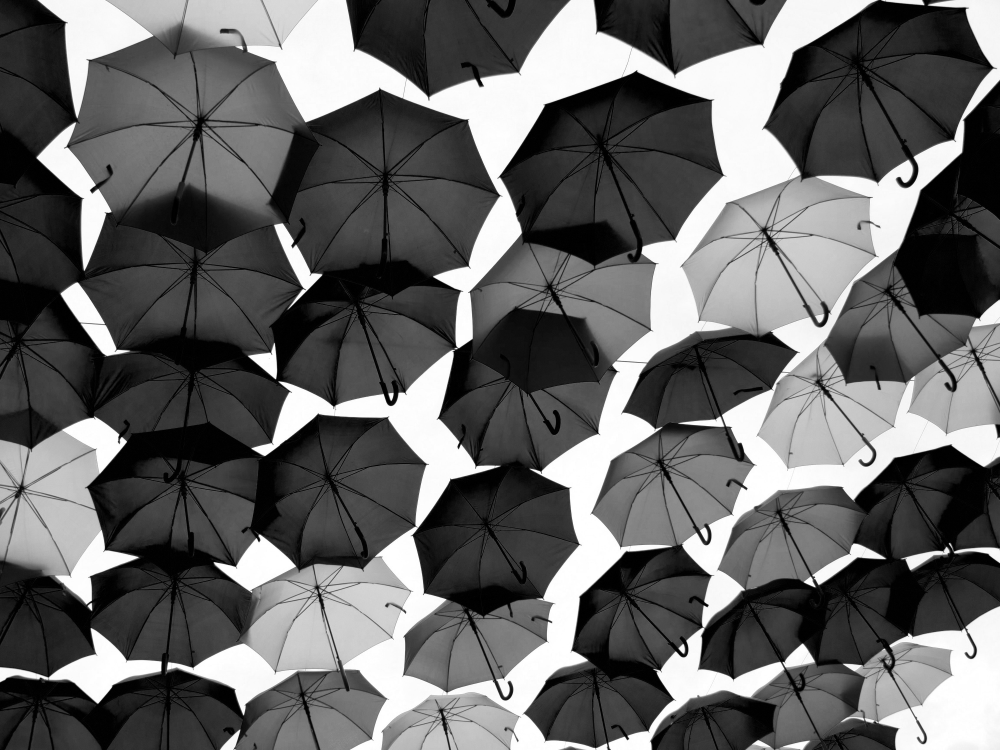
//> input picture npp_erosion/img1.jpeg, 4000 x 3000 px, given in place of my_video.mp4, which was not available (shown at 1/4 size)
$ ./optflow   (built with g++ and OpenCV 4)
//> lines starting //> are read from the running program, lines starting //| are printed output that depends on the picture; after the words box and inside, x2 and y2 are one past the last pixel; in counts of white or black regions, pixels touching at a corner belong together; pictures that were not available may be replaced by others from this repository, and a replacement may not be noted

#include <stdio.h>
#include <opencv2/opencv.hpp>
#include <opencv2/features2d/features2d.hpp>
#include <opencv2/video/video.hpp>
#include <opencv2/highgui/highgui.hpp>
#include <opencv2/imgproc/imgproc.hpp>
#include <opencv2/calib3d/calib3d.hpp>
#include <opencv2/tracking.hpp>
#include <stdlib.h>

using namespace cv;
using namespace std;


int main() {

	cv::Mat frame, frame_prev;
	int opening_size = 5;
	int closing_size = 5;
	int detect_interval = 8;
	int frame_idx = 0;

	std::vector<std::vector<cv::Point> > contours;
   	std::vector<cv::Vec4i> hierarchy;

	std::vector<std::vector<cv::Point2f> > tracks;

	std::vector<cv::Point2f> p0, p1, p0r, p;
	std::vector<uchar> status;
	std::vector<float> err;
	std::vector<int> good;

   	std::vector<Scalar> colors;
   	std::vector<Scalar> new_colors;
    RNG rng;

    TermCriteria criteria = TermCriteria((TermCriteria::COUNT) + (TermCriteria::EPS), 10, 0.03);


	cv::VideoCapture video("my_video.mp4");

	if (!video.isOpened()) {

        std::cout << "Error: Unable to open file" << std::endl;
        return false;
    }


	while (1) {

		if (!video.read(frame))
			break;
//> frame is the input picture: 3000 rows x 4000 cols, CV_8UC3; min 0, max 255, mean 102.3


		// ***********Image Pre-Processing Operations***********


		// Crop frame

		Rect Rec(430, 530, 1280, 780);     //x,y,width,height
		rectangle(frame, Rec, Scalar(255), 1, 8, 0);

		frame = frame(Rec);
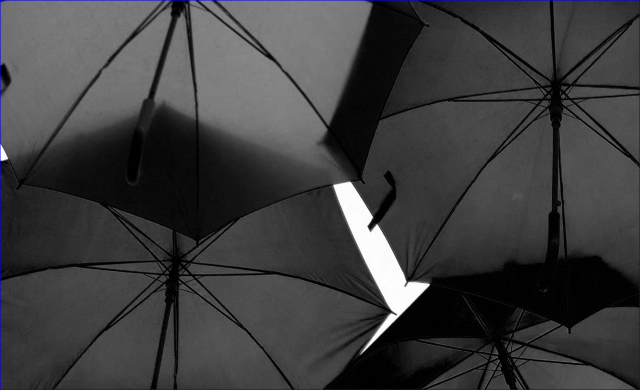
//> frame: 780 rows x 1280 cols, CV_8UC3 (shown at 1/2 size); mean B, G, R 62.4, 61.3, 61.3

		Mat vis = frame.clone();  // for visualization

		// Add mask

		cv::Rect roi(440,  530, 360, 280);

		rectangle(frame, roi, Scalar(100,100,100),-1);
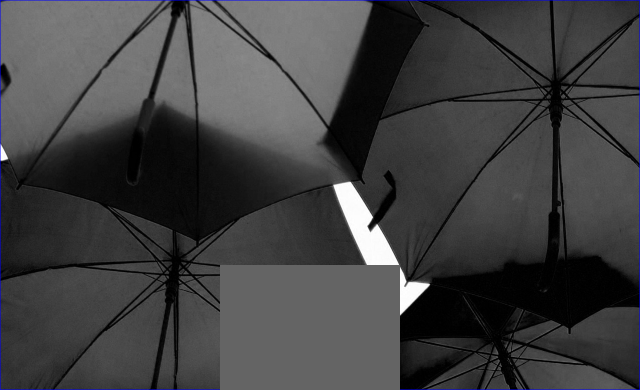
//> frame: 780 rows x 1280 cols, CV_8UC3 (shown at 1/2 size); 9.01% of pixels changed, all inside (x1, y1, x2, y2) = (440, 530, 800, 780)

		// Perform operations

		cv::cvtColor(frame, frame, COLOR_BGR2GRAY);
//> frame: 780 rows x 1280 cols, CV_8UC1

		// CLAHE

		Ptr<CLAHE> clahe = createCLAHE();

		clahe->setClipLimit(5);

		clahe->apply(frame, frame);
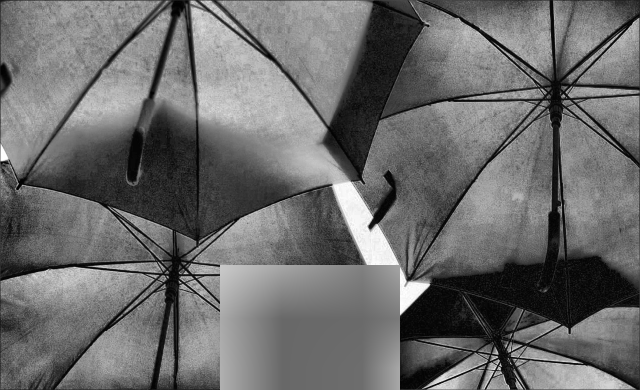
//> frame: 780 rows x 1280 cols, CV_8UC1 (shown at 1/2 size); min 0, max 255, mean 107.5

		// Otsu Threshold

		threshold(frame, frame, 0, 255, THRESH_BINARY | THRESH_OTSU);
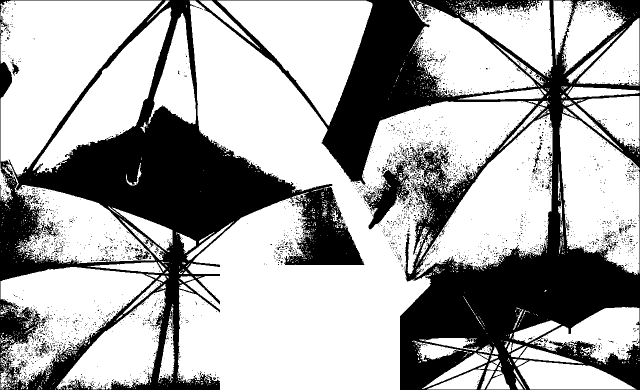
//> frame: 780 rows x 1280 cols, CV_8UC1 (shown at 1/2 size); 66.7% white; 3150 black regions (3086 under 20 px), largest, box (x1, y1, x2, y2) and area: (0, 0, 1280, 780) 315213, (726, 320, 820, 459) 4535, (77, 685, 100, 713) 230

		// Morphological Opening

		Mat open_element = getStructuringElement(MORPH_CROSS, Size(2*opening_size+1, 2*opening_size+1), Point(opening_size, opening_size));

		morphologyEx(frame, frame, MORPH_OPEN, open_element);

		// Morphological Closing

		Mat close_element = getStructuringElement(MORPH_CROSS, Size(2*closing_size+1, 2*closing_size+1), Point(closing_size, closing_size));

		morphologyEx(frame, frame, MORPH_CLOSE, close_element);
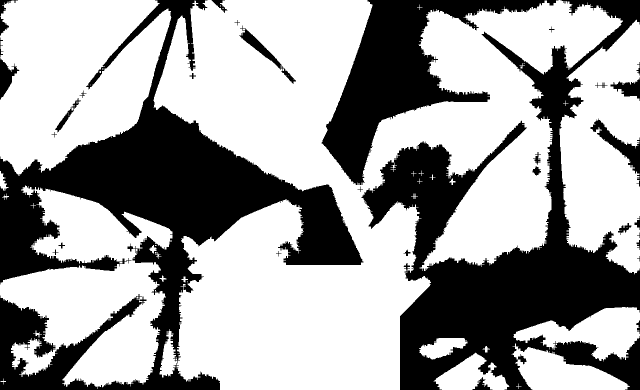
//> frame: 780 rows x 1280 cols, CV_8UC1 (shown at 1/2 size); 63.6% white; 34 black regions (2 under 20 px)


		if (!tracks.empty()) {


			// ***********Calculate optical flow***********


			//track last position of points, in forward and backward direction
			// in order to find points that were predicted correctly

			p0.clear();

			for (auto i = 0; i < tracks.size(); i++ ) {

				p0.push_back(tracks[i].back());

			}

			calcOpticalFlowPyrLK(frame_prev, frame, p0, p1, status, err, Size(31,31), 2, criteria);

			calcOpticalFlowPyrLK(frame, frame_prev, p1, p0r, status, err, Size(31,31), 2, criteria);


			//  keep only good matches

			// The absolute difference is calculated between initial points (p0) and the backwards predicted points (p0r).
			// if the value is below one then the points were predicted correctly, if not it is a "bad" point.

			good.clear();

			for (auto i = 0; i < p0.size(); i++) {

				double dist = max(abs(p0[i].x-p0r[i].x), abs(p0[i].y-p0r[i].y));

				if ((dist < 1) && (status[i])) {

					good.push_back(1);
				}
				else {
					good.push_back(0);
				}

			}

			// append only new good locations to existing tracked points

			std::vector<std::vector<cv::Point2f> > new_tracks;

			new_tracks.clear();
			new_colors.clear();

			for (auto i = 0; i < tracks.size(); i++) {

				if (!good[i]) {
					continue;
				}

				new_tracks.push_back(tracks[i]);
				new_colors.push_back(colors[i]);
			}


			int k=0;

			for (int j = 0; j < p1.size(); j++) {

				if (!good[j]) {
					continue;
				}

				new_tracks[k].push_back(p1[j]);

				k++;
			}

			tracks = new_tracks;

			colors = new_colors;

    		// draw latest points and their tracks

			for (auto i = 0; i < tracks.size(); i++) {

				circle(vis, tracks[i].back(), 3, Scalar(0,0,0), -1);

    			for (auto j = 0; j < tracks[i].size()-1; j++) {

					line(vis, tracks[i][j], tracks[i][j+1], colors[i], 1.5);
    			}
			}

		}

		// display number of tracked points

		putText(vis, format("track count: %ld", tracks.size()), cv::Point(10, vis.rows / 2), cv::FONT_HERSHEY_DUPLEX,
            1.0,
            CV_RGB(0, 255, 0), //font color
           2);
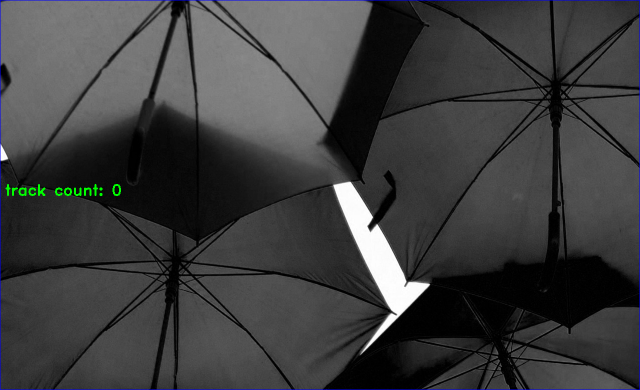
//> vis: 780 rows x 1280 cols, CV_8UC3 (shown at 1/2 size); 0.17% of pixels changed, all inside (x1, y1, x2, y2) = (11, 368, 242, 392)


		// Every 'detect_interval' frames, the contours get updated


		if ((frame_idx % detect_interval == 0) || (tracks.empty())) {


			// ***********Detect objects/contours***********


			findContours(frame, contours, hierarchy, RETR_LIST, CHAIN_APPROX_SIMPLE);
//> contours = 95 contours, 62 with area under 20; largest, box (x1, y1, x2, y2) and area: (307, 0, 1246, 780) 376458, (0, 0, 343, 352) 87316, (0, 370, 345, 778) 74867, (1119, 39, 1280, 549) 54960, (1027, 614, 1280, 723) 13190

			// Compute the centers of the contours/blobs

			std::vector<cv::Moments> mu(contours.size());
//> mu = 95 items

			for (int i = 0; i<contours.size(); i++ ) {
				mu[i] = moments( contours[i], false );
			}
//> this loop made 95 passes

			// Get the centroid of figures

			std::vector<cv::Point2f> mc(contours.size());

			for (int i = 0; i<contours.size(); i++) {

				if (mu[i].m00 != 0) {
					mc[i] = Point2f( mu[i].m10/mu[i].m00 , mu[i].m01/mu[i].m00 );
				}
			}

			// Make centroids feature points

			p.clear();

			for (int i = 0; i<contours.size(); i++) {

				p.push_back(mc[i]);

			}
//> after the loop, p = 95 Points (x, y), first 12: [1037, 772], [0, 0], [6, 762.5], [0, 0], [352.5, 719], [352.5, 715.5], [1044, 718.1], [940, 752.2], [972, 698.3], [1112.5, 688.5], [1123.2, 746.3], [883.9, 694.5]

			std::vector<cv::Point2f> v1;
			std::vector<cv::Point2f> neighbor_p;
			std::vector<cv::Point2f> p_new;
			std::vector<cv::Point2f> p_unique;
			cv::Point2f mo_point;
			double mo_x, mo_y;
			double dist1;
			int match;

			p_unique.clear();

			// Keep only unique new points

			if (!p.empty()) {

				if (!tracks.empty()) {

					for (auto i = 0; i<p.size(); i++) {

						match = 0;

						for (auto j = 0; j<tracks.size(); j++) {

							dist1 = cv::norm(p[i]-tracks[j].back());

							if (dist1 < 13) {

								match = 1;

								break;
							}
						}

						if (match == 0) {

							p_unique.push_back(p[i]);

						}
					}
				}
				else {

					p_unique = p;
//> p_unique has the same summary as p
				}
			}

			neighbor_p.clear();
			p_new.clear();

			int a=0;
			float dist2;

			// Group points that form clusters

			if (!p_unique.empty()) {

				for (auto i = p_unique.begin(); i != p_unique.end(); i++) {

					neighbor_p.clear();

					if (((*i).x != 0) && ((*i).y != 0)) {


						for (auto j = p_unique.begin(); j != p_unique.end(); j++) {

							if ((j != i) && (((*j).x != 0) && ((*j).y != 0)))	{

								dist2 = cv::norm(*i-*j);
							}
							else {

								continue;
							}

							if (dist2 < 50) {

								neighbor_p.push_back(*i);

								neighbor_p.push_back(*j);

								(*j).x = 0;
								(*j).y = 0;
							}
						}

						if (neighbor_p.size() > 0) {

							mo_x = 0;
							mo_y = 0;

							for (auto k = 0; k<neighbor_p.size(); k++) {
								mo_x = mo_x + neighbor_p[k].x;
								mo_y = mo_y + neighbor_p[k].y;
							}

							mo_point.x = mo_x / neighbor_p.size();
							mo_point.y = mo_y / neighbor_p.size();


							p_new.push_back(mo_point);
						}
						else {

							p_new.push_back(*i);

							(*i).x = 0;
							(*i).y = 0;
						}
					}
				}
//> this loop made 95 passes
//> (dist2, mo_x, mo_y) on passes 5, 16, 23, 29, 30, 34, 43, 44, 45, 47, 53, 55: (605.7, 705, 1434.5), (474, 2288.1, 4783.1), (475.2, 1429.1, 2255.5), (387.2, 515, 1024), (398.9, 1875.7, 3025.1), (356.7, 233.5, 994.6), (724, 4994.4, 2231.1), (279.1, 15.97, 757), (617, 1419.9, 738.7), (786.7, 1768.6, 717), (945.7, 2147.3, 658.7), (126, 242.3, 500.5)
//> dist2 on passes 1, 3, 7, 8, 9, 10: 1086.2, 629.3, 1062.2, 996.2, 991, 1105.9
//> after the loop, dist2 = 326.6; mo_x = 886; mo_y = 28
			}

			// Append new set of points

			if (!p_new.empty()) {

				for (auto i = 0; i<p_new.size(); i++) {

					v1.push_back(p_new[i]);
					tracks.push_back(v1);

					// Create a random color

					int r = rng.uniform(0, 256);
			        int g = rng.uniform(0, 256);
			        int b = rng.uniform(0, 256);
			        colors.push_back(Scalar(r,g,b));

					v1.clear();
				}
//> this loop made 41 passes

			}

		}

        // Next iteration/frame

        frame_idx++;
        frame_prev = frame.clone();

        // Visualization

        imshow("Optical flow tracks", vis);

		int key = waitKey(1);
//> the 'q' key is pressed

        if (key == 'q' || key == 27)
            break;

        if (key == ' ')    //pause video
        	waitKey(-1);
	}
//> after the loop, tracks = 41 point lists

	destroyAllWindows();

}
